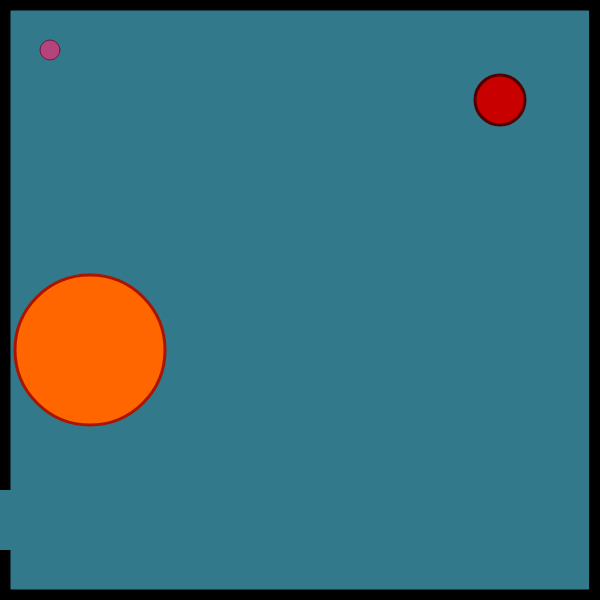
Frame 1 (no input)
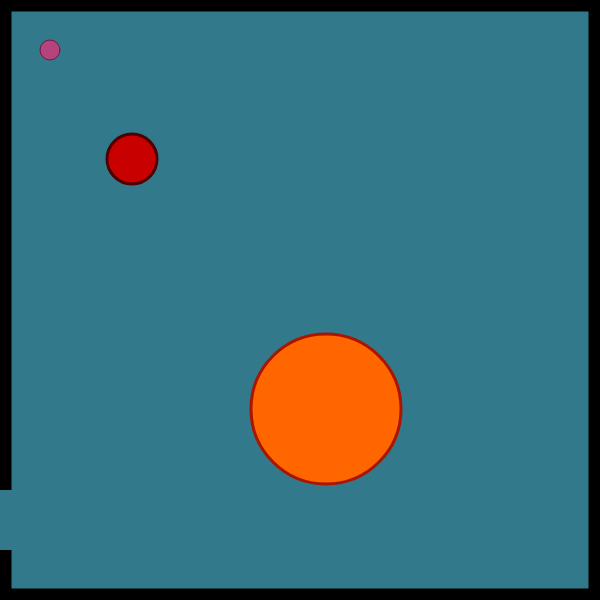
Frame 60 (no input)
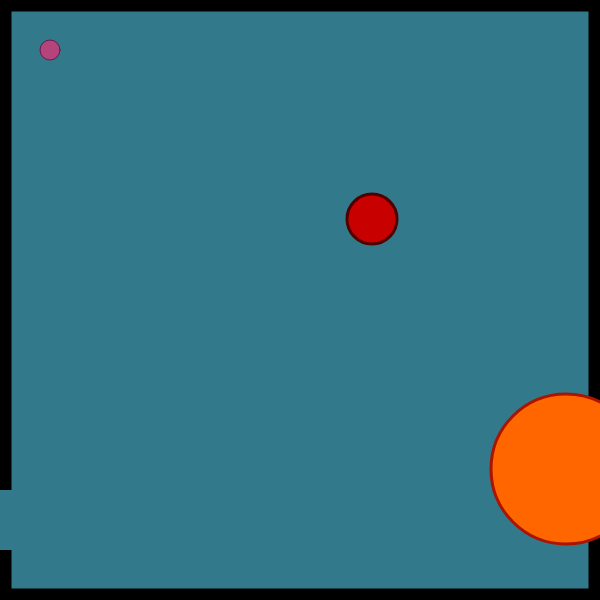
Frame 120 (the mouse pressed at the canvas centre since frame 60)

The p5.js sketch that drew these frames (run headless with seeded random() and noise() and a simulated clock; from frame 60 on, the mouse is pressed at the canvas centre):

// p5.js sketch
// ── sketch.js
// player spawn
var playerX = 50;
var playerY = 50;

// keys
var w = 87;
var a = 65;
var s = 83;
var d = 68;

// mouse
var mouseObX;
var mouseObY;

// canvas dimensions
var canvasx = 600
var canvasy = 600

//exit relevant dimensions
var exitY = 60

//obtacle properties
var obstacleAX = 500;
var obstacleAY = 100;
var obstacleBX = 90;
var obstacleBY = 350;
var obstacleXSpeed;
var obstacleYSpeed;


function setup(){
    createCanvas(canvasx, canvasy);

    obstacleXSpeed = Math.floor(Math.random() * (Math.floor(Math.random() * 5)) + 1);
    obstacleYSpeed = Math.floor(Math.random() * (Math.floor(Math.random() * 5)) + 1);
}


function draw()
{
    // Environment
    backgroundColor();
    borders();
    exit();

    // Player
    player();
    playermovement();
    

    // Obstacles
    circleRed();
    circleOrange();
    obstacleBounds();
    obstacleMovement();
    
    // Defense
    mouseObstacle();
    //mouseClicked();

    // Result
    winning();
}

function borders()
{
    //top
    rect(0, 0, canvasx, 10);
    //bottom
    rect(0, canvasy-10, canvasx, 10);
    //left
    rect(0, 0, 10, canvasy);
    //right
    rect(canvasx-10, 0, canvasx, canvasy);
}

function exit()
{
    fill(50, 121, 140);
    noStroke();
    rect(0, canvasy-110, 12, exitY);
}

function backgroundColor()
{
    background(50, 121, 140);
    stroke(0);
    fill(0);
}


function player()
{
    fill(181, 67, 124);
    stroke(107, 27, 67);
    strokeWeight(1);
    circle(playerX, playerY, 20);
}


function playermovement()
{
    if(keyIsDown(w)){
        playerY -= 5;
    }

    if(keyIsDown(s)){
        playerY += 5;
    }

    if(keyIsDown(a)){
        playerX -= 5;
    }      

    if(keyIsDown(d)){
        playerX += 5;
    }
}

function circleRed()
{
    fill(200, 0, 0);
    stroke(80, 0, 0);
    strokeWeight(3);
    circle(obstacleAX, obstacleAY, 50);
}

function circleOrange()
{
    fill(255, 102, 0);
    stroke(170, 20, 0);
    strokeWeight(3);
    circle(obstacleBX, obstacleBY, 150);
}

function obstacleBounds()
{
    if(obstacleAX > canvasx){
        obstacleAX = 0;
    }

    if(obstacleAX < 0){
        obstacleAX = canvasx;
    }

    if(obstacleBX > canvasx){
        obstacleBX = 0;
    }

    if(obstacleBX < 0){
        obstacleBX = canvasx;
    }

    if(obstacleAY > canvasy){
        obstacleAY = 0;
    }

     if(obstacleAY < 0){
        obstacleAY = canvasy;
    }

    if(obstacleBY > canvasy){
        obstacleBY = 0;
    }

     if(obstacleBY < 0){
        obstacleBY = canvasy;
    }
}

function obstacleMovement()
{
    obstacleAX += obstacleXSpeed;
    obstacleAY += obstacleYSpeed;
    obstacleBX += obstacleXSpeed;
    obstacleBY += obstacleYSpeed;
}

function mouseObstacle()
{
    fill(0);
    stroke(0);
    circle(mouseObX, mouseObY, 35);
}

function mouseClicked()
{
    mouseObX = mouseX;
    mouseObY = mouseY;
}

function winning()
{
if(playerX <= 0 && playerY > canvasy-110 && playerY < canvasy-50){
        fill(0);
        noStroke();
        textSize(26);
        text("You Win!", 300, 300);
    }
}
